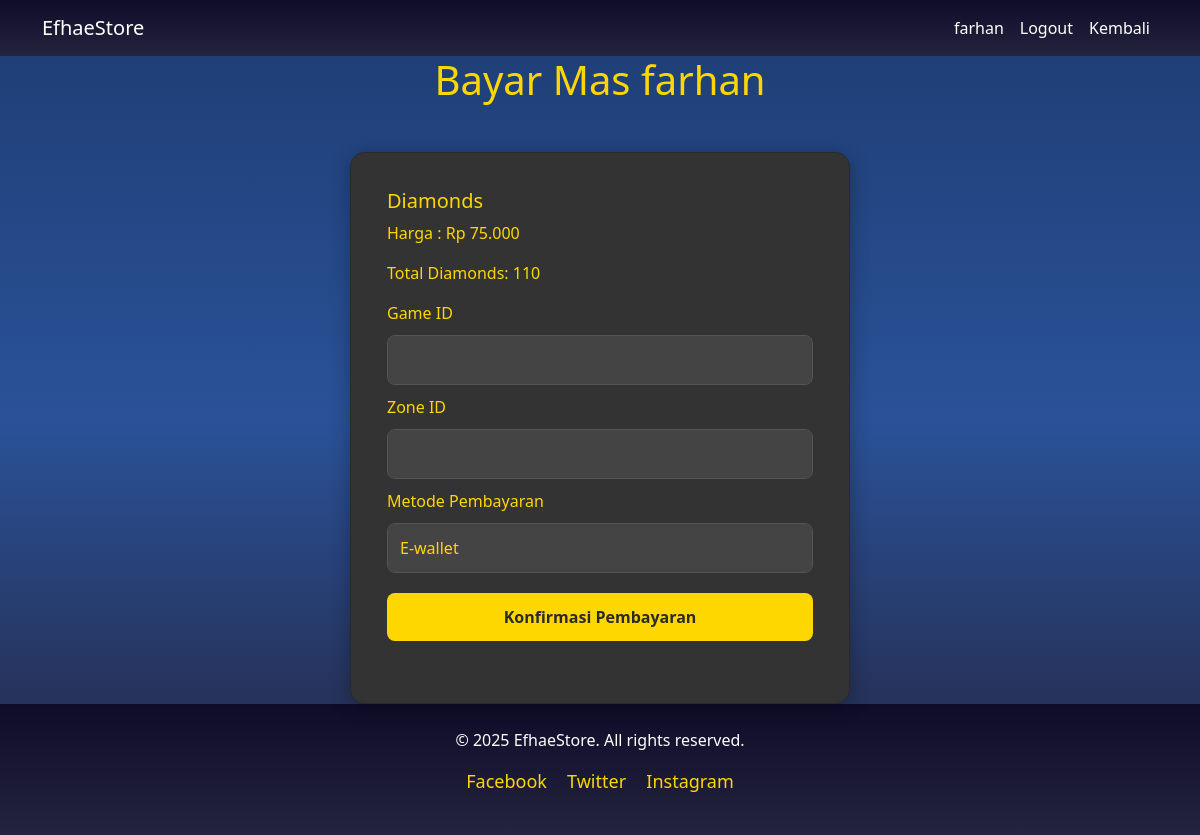
The app's page /checkout/4/ (signed in) with its own data.
### TopUp/models.py (models this page shows, shortened)
class Product(models.Model):
    CATEGORY_CHOICES = [
        ('hok_tokens', 'Hok Tokens'),
        ('mlbb_diamonds', 'MLBB Diamonds'),
        ('pubg_uc', 'PUBG UC'),
    ]
    game = models.ForeignKey(Game, on_delete=models.CASCADE)
    name = models.CharField(max_length=100)
    diamond_amount = models.IntegerField()  # Jumlah diamond
    price = models.DecimalField(max_digits=10, decimal_places=2)
    image = models.ImageField(upload_to='product_images/', blank=True, null=True)# Harga produk

### TopUp/views.py (the view)
# urls.py: path('checkout/<int:product_id>/', views.checkout, name='checkout'),
@login_required
def checkout(request, product_id):
    product = get_object_or_404(Product, id=product_id)
    if request.method == 'POST':
        form = TransactionForm(request.POST)
        if form.is_valid():
            payment_method = form.cleaned_data['payment_method']
            user = request.user
            game_id = form.cleaned_data['game_id']
            zone_id = form.cleaned_data['zone_id']
            email = user.email
            if payment_method == "E-wallet":
                ewallet = form.cleaned_data['ewallet']
                payment_details = ewallet  # Menyimpan ewallet yang dipilih
            elif payment_method == "Bank Transfer":
                bank = form.cleaned_data['bank']
                payment_details = bank  # Menyimpan bank yang dipilih
            else:
                payment_details = None
            transaction = Transaction(
                user=user,
                product=product,
                game_id=game_id,
                zone_id=zone_id,
                payment_method=payment_method,
                email=email,
                status='Pending',  # Status default
            )
            if payment_method == "Bank Transfer" and payment_details:
                transaction.bank = payment_details
            elif payment_method == "E-wallet" and payment_details:
                transaction.ewallet = payment_details
            transaction.save()
            transaction.status = 'Completed'  # Ganti status menjadi completed setelah simulasikan pembayaran
            transaction.save()
            return redirect('transaction_success', transaction_id=transaction.id)
    else:
        form = TransactionForm()
    return render(request, 'checkout.html', {'product': product, 'form': form})

### TopUp/forms.py (shortened to what this page needs)
class TransactionForm(forms.Form):
    PAYMENT_CHOICES = [
        ('E-wallet', 'E-wallet'),
        ('Bank Transfer', 'Bank Transfer'),
    ]
    E_WALLET_CHOICES = [
        ('DANA', 'DANA'),
        ('OVO', 'OVO'),
        ('GoPay', 'GoPay'),
    ]
    BANK_CHOICES = [
        ('BRI', 'BRI'),
        ('BCA', 'BCA'),
        ('BTN', 'BTN'),
    ]
    payment_method = forms.ChoiceField(choices=PAYMENT_CHOICES, required=True)
    ewallet = forms.ChoiceField(choices=E_WALLET_CHOICES, required=False)
    bank = forms.ChoiceField(choices=BANK_CHOICES, required=False)
    game_id = forms.CharField(max_length=100, required=True)
    zone_id = forms.CharField(max_length=100, required=True)
    class Meta:
        model = Transaction
        fields = ['game_id', 'zone_id', 'payment_method']

### TopUp/templatetags/custom_filters.py (called while the page is built)
@register.filter
def format_rupiah(value):
    try:
        value = int(value)
        return f"Rp {value:,.0f}".replace(",", ".")
    except (ValueError, TypeError):
        return value

### TopUp/templates/checkout.html (shortened to what this page needs)
{% load static %}
{% load custom_filters %}
<link href="https://cdn.jsdelivr.net/npm/bootstrap@5.3.0-alpha1/dist/css/bootstrap.min.css" rel="stylesheet">
<link rel="stylesheet" href="{% static 'css/style4.css' %}">
{% block content %}
<nav class="navbar navbar-expand-lg navbar-dark bg-gold">
    <div class="container">
        <a class="navbar-brand" href="/">EfhaeStore</a>
        <div class="collapse navbar-collapse" id="navbarNav">
            <ul class="navbar-nav ms-auto">
                {% if user.is_authenticated %}
                    <li class="nav-item"><a class="nav-link" href="#">{{ user.username }}</a></li>
                    <li class="nav-item"><a class="nav-link" href="{% url 'logout' %}">Logout</a></li>
                {% else %}
                    <li class="nav-item"><a class="nav-link" href="{% url 'login' %}">Login</a></li>
                    <li class="nav-item"><a class="nav-link" href="{% url 'register' %}">Register</a></li>
                {% endif %}
                <li class="nav-item"><a class="nav-link" href="{{ request.META.HTTP_REFERER }}">Kembali</a></li>
            </ul>
        </div>
    </div>
</nav>
<h1 class="text-gold mb-5 text-center">Bayar Mas {{ user.username }}</h1>
<div class="card checkout-card">
    <div class="card-body">
        <h5 class="card-title text-gold">{{ product.name}}</h5>
        <p class="card-text text-gold"> Harga : {{ product.price|format_rupiah }}</p>
        <p class="card-text text-gold">Total Diamonds: {{ product.diamond_amount }}</p>
        <form method="post" class="checkout-form">
            <div class="form-group">
                <label for="game_id">Game ID</label>
                <input type="text" name="game_id" class="form-control" required>
            </div>
            <div class="form-group">
                <label for="zone_id">Zone ID</label>
                <input type="text" name="zone_id" class="form-control" required>
            </div>
            <div class="form-group">
                <label for="payment_method">Metode Pembayaran</label>
                <select name="payment_method" id="payment_method" class="form-control" required>
                    <option value="E-wallet">E-wallet</option>
                </select>
            </div>
            <button type="submit" class="btn btn-primary">Konfirmasi Pembayaran</button>
        </form>
    </div>
</div>
{% endblock %}
{% block footer %}
<footer class="bg-dark text-white text-center py-4">
    <div class="container">
        <p class="mb-0">© 2025 EfhaeStore. All rights reserved.</p>
        <ul class="social-links list-unstyled mt-3">
            <li class="d-inline-block mx-2">
                <a href="#" class="text-gold" title="Facebook">
                     Facebook
                </a>
            </li>
            <li class="d-inline-block mx-2">
                <a href="#" class="text-gold" title="Twitter">
                     Twitter
                </a>
            </li>
            <li class="d-inline-block mx-2">
                <a href="#" class="text-gold" title="Instagram">
                     Instagram
                </a>
            </li>
        </ul>
    </div>
</footer>
{% endblock %}

### TopUp/static/css/style4.css (style rules this page uses)
h1.text-gold { color:#ffd700; }
.bg-gold { background: linear-gradient(to bottom, #0f0c29, #24243e); }
.navbar-dark .navbar-nav .nav-link { color: #ffffff; }
.checkout-card { border-radius: 15px; background-color: #333333; color: #ffd700; box-shadow: 0 4px 20px rgba(0, 0, 0, 0.3); padding: 20px; margin: 0 auto; max-width: 500px; transition: transform 0.3s ease, box-shadow 0.3s ease; }
.checkout-form input, .checkout-form select, .checkout-form button { width: 100%; padding: 12px; font-size: 1rem; border-radius: 8px; background-color: #444444; border: 1px solid #555555; color: #ffd700; margin: 10px 0; transition: background-color 0.3s ease, transform 0.2s ease; }
.checkout-form button { background-color: #ffd700; color: #2a2a2a; border: none; cursor: pointer; font-weight: bold; }
footer { background: linear-gradient(to bottom, #0f0c29, #24243e) !important; color: #ffffff; padding: 30px 0; text-align: center; }
footer .social-links { list-style: none; padding: 0; }
footer .social-links a { color: #ffd700; font-size: 18px; text-decoration: none; }

### records on screen
Product: name "Diamonds", price "Rp 75.000", diamond_amount "110"

### other values on screen
{{ user.username }} "farhan"
